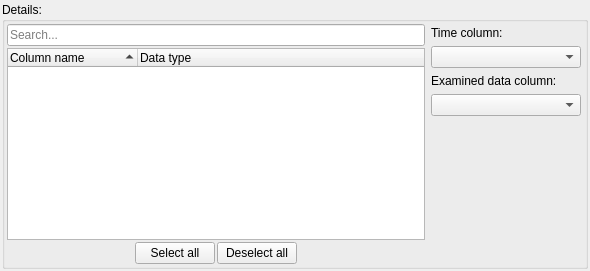
<?xml version="1.0" encoding="UTF-8"?>
<ui version="4.0">
 <class>DatasetDefinitionVisualization</class>
 <widget class="QWidget" name="DatasetDefinitionVisualization">
  <property name="geometry">
   <rect>
    <x>0</x>
    <y>0</y>
    <width>590</width>
    <height>271</height>
   </rect>
  </property>
  <property name="windowTitle">
   <string>Dataset properties</string>
  </property>
  <layout class="QVBoxLayout" name="verticalLayout_3">
   <property name="spacing">
    <number>2</number>
   </property>
   <property name="leftMargin">
    <number>2</number>
   </property>
   <property name="topMargin">
    <number>2</number>
   </property>
   <property name="rightMargin">
    <number>2</number>
   </property>
   <property name="bottomMargin">
    <number>2</number>
   </property>
   <item>
    <widget class="QGroupBox" name="groupBox_4">
     <property name="title">
      <string>Details:</string>
     </property>
     <layout class="QHBoxLayout" name="horizontalLayout_3">
      <property name="spacing">
       <number>4</number>
      </property>
      <property name="leftMargin">
       <number>2</number>
      </property>
      <property name="topMargin">
       <number>2</number>
      </property>
      <property name="rightMargin">
       <number>2</number>
      </property>
      <property name="bottomMargin">
       <number>2</number>
      </property>
      <item>
       <layout class="QVBoxLayout" name="verticalLayout">
        <property name="spacing">
         <number>2</number>
        </property>
        <property name="sizeConstraint">
         <enum>QLayout::SetDefaultConstraint</enum>
        </property>
        <item>
         <widget class="QLineEdit" name="searchLineEdit">
          <property name="placeholderText">
           <string>Search...</string>
          </property>
          <property name="clearButtonEnabled">
           <bool>true</bool>
          </property>
         </widget>
        </item>
        <item>
         <widget class="QTreeWidget" name="columnsList">
          <property name="showDropIndicator" stdset="0">
           <bool>false</bool>
          </property>
          <property name="indentation">
           <number>0</number>
          </property>
          <property name="rootIsDecorated">
           <bool>false</bool>
          </property>
          <property name="uniformRowHeights">
           <bool>true</bool>
          </property>
          <property name="itemsExpandable">
           <bool>false</bool>
          </property>
          <property name="sortingEnabled">
           <bool>true</bool>
          </property>
          <property name="expandsOnDoubleClick">
           <bool>false</bool>
          </property>
          <attribute name="headerDefaultSectionSize">
           <number>130</number>
          </attribute>
          <attribute name="headerStretchLastSection">
           <bool>true</bool>
          </attribute>
          <column>
           <property name="text">
            <string>Column name</string>
           </property>
          </column>
          <column>
           <property name="text">
            <string>Data type</string>
           </property>
          </column>
         </widget>
        </item>
        <item>
         <layout class="QHBoxLayout" name="horizontalLayout">
          <item>
           <spacer name="horizontalSpacer_2">
            <property name="orientation">
             <enum>Qt::Horizontal</enum>
            </property>
            <property name="sizeHint" stdset="0">
             <size>
              <width>40</width>
              <height>20</height>
             </size>
            </property>
           </spacer>
          </item>
          <item>
           <widget class="QPushButton" name="SelectAll">
            <property name="text">
             <string>Select all</string>
            </property>
           </widget>
          </item>
          <item>
           <widget class="QPushButton" name="UnselectAll">
            <property name="text">
             <string>Deselect all</string>
            </property>
           </widget>
          </item>
          <item>
           <spacer name="horizontalSpacer">
            <property name="orientation">
             <enum>Qt::Horizontal</enum>
            </property>
            <property name="sizeHint" stdset="0">
             <size>
              <width>40</width>
              <height>20</height>
             </size>
            </property>
           </spacer>
          </item>
         </layout>
        </item>
       </layout>
      </item>
      <item>
       <layout class="QVBoxLayout" name="verticalLayout_2">
        <item>
         <widget class="QWidget" name="taggedColumnsWidget" native="true">
          <layout class="QVBoxLayout" name="verticalLayout_4">
           <property name="leftMargin">
            <number>2</number>
           </property>
           <property name="topMargin">
            <number>2</number>
           </property>
           <property name="rightMargin">
            <number>2</number>
           </property>
           <property name="bottomMargin">
            <number>2</number>
           </property>
           <item>
            <widget class="QLabel" name="label_3">
             <property name="text">
              <string>Time column:</string>
             </property>
            </widget>
           </item>
           <item>
            <widget class="QComboBox" name="dateCombo"/>
           </item>
           <item>
            <widget class="QLabel" name="label">
             <property name="text">
              <string>Examined data column:</string>
             </property>
            </widget>
           </item>
           <item>
            <widget class="QComboBox" name="pricePerUnitCombo">
             <property name="minimumContentsLength">
              <number>15</number>
             </property>
            </widget>
           </item>
           <item>
            <spacer name="verticalSpacer">
             <property name="orientation">
              <enum>Qt::Vertical</enum>
             </property>
             <property name="sizeHint" stdset="0">
              <size>
               <width>20</width>
               <height>40</height>
              </size>
             </property>
            </spacer>
           </item>
          </layout>
         </widget>
        </item>
       </layout>
      </item>
     </layout>
    </widget>
   </item>
  </layout>
 </widget>
 <resources/>
 <connections/>
</ui>
